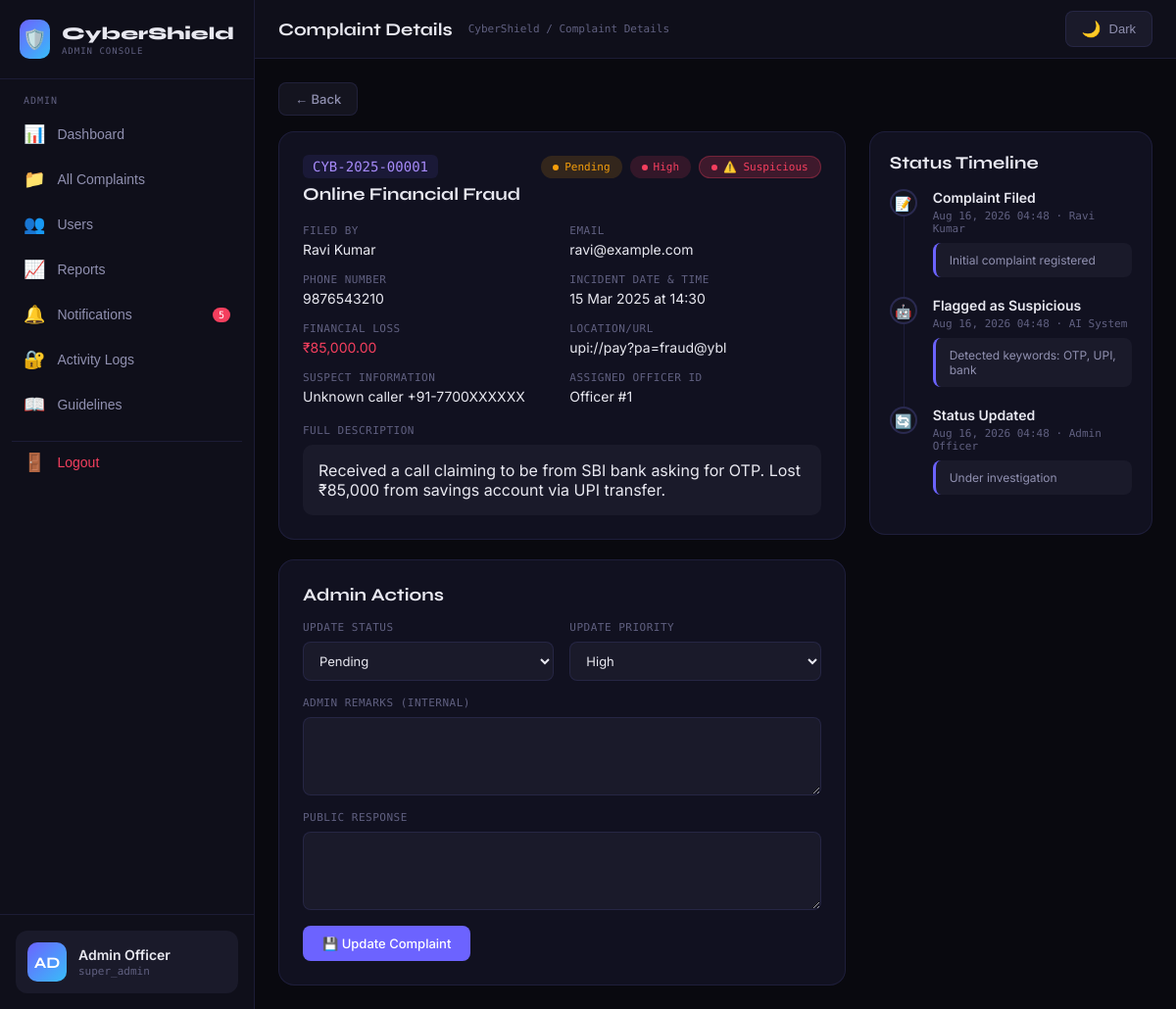
/complaint-detail.php?id=1 (signed in), run on the app's committed database.
### tables this page shows
CREATE TABLE IF NOT EXISTS complaints (
    id INT AUTO_INCREMENT PRIMARY KEY,
    complaint_num VARCHAR(50) UNIQUE NOT NULL,
    user_id INT,
    user_name VARCHAR(100) NOT NULL,
    user_email VARCHAR(100) NOT NULL,
    category VARCHAR(100) NOT NULL,
    type VARCHAR(100),
    description TEXT NOT NULL,
    incident_date DATE NOT NULL,
    incident_time TIME,
    location VARCHAR(255),
    suspect_info TEXT,
    financial_loss DECIMAL(15,2) DEFAULT 0,
    status ENUM('pending', 'in-progress', 'resolved', 'closed', 'fake') DEFAULT 'pending',
    priority ENUM('low', 'medium', 'high', 'critical') DEFAULT 'low',
    suspicious BOOLEAN DEFAULT FALSE,
    assigned_to INT NULL,
    assigned_date DATETIME NULL,
    resolved_date DATETIME NULL,
    resolution_notes TEXT,
    admin_remarks TEXT,
    public_response TEXT,
    admin_notified BOOLEAN DEFAULT FALSE,
    created_at TIMESTAMP DEFAULT CURRENT_TIMESTAMP,
    updated_at TIMESTAMP DEFAULT CURRENT_TIMESTAMP ON UPDATE CURRENT_TIMESTAMP,
    FOREIGN KEY (user_id) REFERENCES users(id) ON DELETE SET NULL,
    FOREIGN KEY (assigned_to) REFERENCES investigation_officers(id) ON DELETE SET NULL
);

CREATE TABLE IF NOT EXISTS users (
    id INT AUTO_INCREMENT PRIMARY KEY,
    name VARCHAR(100) NOT NULL,
    email VARCHAR(100) UNIQUE NOT NULL,
    password VARCHAR(255) NOT NULL,
    phone VARCHAR(20),
    created_at TIMESTAMP DEFAULT CURRENT_TIMESTAMP
);

CREATE TABLE IF NOT EXISTS complaint_timeline (
    id INT AUTO_INCREMENT PRIMARY KEY,
    complaint_id INT NOT NULL,
    action VARCHAR(100) NOT NULL,
    action_by VARCHAR(100) NOT NULL,
    note TEXT,
    created_at TIMESTAMP DEFAULT CURRENT_TIMESTAMP,
    FOREIGN KEY (complaint_id) REFERENCES complaints(id) ON DELETE CASCADE
);

### complaint-detail.php (the view, shortened to what this page needs)
<?php
require_once 'includes/functions.php';
$complaint_id = isset($_GET['id']) ? (int)$_GET['id'] : 0;
$conn = getConnection();
$user_id = $_SESSION['user_id'] ?? 0;
$isAdmin = isset($_SESSION['admin_id']);
$isOfficer = isset($_SESSION['officer_id']);
if ($isAdmin) {
    $stmt = $conn->prepare("SELECT c.*, u.name as user_name, u.email as user_email, u.phone as user_phone FROM complaints c JOIN users u ON c.user_id = u.id WHERE c.id = ?");
    $stmt->bind_param("i", $complaint_id);
} elseif ($isOfficer) {
    $officer_id = $_SESSION['officer_id'];
    $stmt = $conn->prepare("SELECT c.*, u.name as user_name, u.email as user_email, u.phone as user_phone FROM complaints c JOIN users u ON c.user_id = u.id WHERE c.id = ? AND c.assigned_to = ?");
    $stmt->bind_param("ii", $complaint_id, $officer_id);
} else {
    $stmt = $conn->prepare("SELECT c.*, u.name as user_name, u.email as user_email, u.phone as user_phone FROM complaints c JOIN users u ON c.user_id = u.id WHERE c.id = ? AND c.user_id = ?");
    $stmt->bind_param("ii", $complaint_id, $user_id);
}
$stmt->execute();
$complaint = $stmt->get_result()->fetch_assoc();
$timeline_stmt = $conn->prepare("SELECT * FROM complaint_timeline WHERE complaint_id = ? ORDER BY created_at ASC");
$timeline_stmt->bind_param("i", $complaint_id);
$timeline_stmt->execute();
$timeline = $timeline_stmt->get_result();
?>
<?php include 'includes/header.php'; ?>
<?php include 'includes/sidebar.php'; ?>
<div style="margin-bottom: 16px;">
    <button class="btn btn-ghost btn-sm" onclick="history.back()">← Back</button>
</div>
<div class="detail-grid">
    <div>
        <div class="card" style="padding: 24px; margin-bottom: 20px;">
            <div style="display: flex; justify-content: space-between; align-items: start; margin-bottom: 20px;">
                <div>
                    <span class="cid" style="font-size: 14px;"><?php echo $complaint['complaint_num']; ?></span>
                    <div class="section-title" style="margin-top: 8px;"><?php echo htmlspecialchars($complaint['category']); ?></div>
                </div>
                <div style="display: flex; gap: 8px; flex-wrap: wrap;">
                    <span class="pill pill-<?php echo str_replace('-', '', $complaint['status']); ?>"><?php echo ucfirst($complaint['status']); ?></span>
                    <span class="pill pill-<?php echo $complaint['priority']; ?>"><?php echo ucfirst($complaint['priority']); ?></span>
                    <?php if ($complaint['suspicious']): ?>
                        <span class="pill pill-suspicious">⚠️ Suspicious</span>
                    <?php endif; ?>
                </div>
            </div>
            <div style="display: grid; grid-template-columns: 1fr 1fr; gap: 16px; margin-bottom: 20px;">
                <div>
                    <div class="detail-key">Filed By</div>
                    <div class="detail-val"><?php echo htmlspecialchars($complaint['user_name']); ?></div>
                </div>
                <div>
                    <div class="detail-key">Email</div>
                    <div class="detail-val"><?php echo htmlspecialchars($complaint['user_email']); ?></div>
                </div>
                <div>
                    <div class="detail-key">Phone Number</div>
                    <div class="detail-val">
                        <?php
                        if (!empty($complaint['user_phone'])) {
                            echo htmlspecialchars($complaint['user_phone']);
                        } else {
                            echo '<span class="text-muted">Not provided</span>';
                        }
                        ?>
                    </div>
                </div>
                <div>
                    <div class="detail-key">Incident Date & Time</div>
                    <div class="detail-val"><?php echo date('d M Y', strtotime($complaint['incident_date'])); ?> at <?php echo substr($complaint['incident_time'], 0, 5); ?></div>
                </div>
                <div>
                    <div class="detail-key">Financial Loss</div>
                    <div class="detail-val" style="color: <?php echo $complaint['financial_loss'] > 0 ? 'var(--danger)' : 'var(--text3)'; ?>">
                        <?php echo $complaint['financial_loss'] > 0 ? '₹' . number_format($complaint['financial_loss'], 2) : 'None reported'; ?>
                    </div>
                </div>
                <div>
                    <div class="detail-key">Location/URL</div>
                    <div class="detail-val" style="word-break: break-all;"><?php echo htmlspecialchars($complaint['location'] ?: 'Not provided'); ?></div>
                </div>
                <div>
                    <div class="detail-key">Suspect Information</div>
                    <div class="detail-val"><?php echo htmlspecialchars($complaint['suspect_info'] ?: 'Not provided'); ?></div>
                </div>
                <?php if ($isAdmin || $isOfficer): ?>
                <div>
                    <div class="detail-key">Assigned Officer ID</div>
                    <div class="detail-val"><?php echo $complaint['assigned_to'] ? 'Officer #' . $complaint['assigned_to'] : 'Not assigned'; ?></div>
                </div>
                <?php endif; ?>
            </div>
            <div class="detail-field">
                <div class="detail-key">Full Description</div>
                <div style="background: var(--bg4); border-radius: 10px; padding: 16px; margin-top: 8px;">
                    <?php echo nl2br(htmlspecialchars($complaint['description'])); ?>
                </div>
            </div>
        </div>
        <?php if ($isAdmin): ?>
        <div class="card" style="padding: 24px;">
            <div class="section-title" style="margin-bottom: 16px;">Admin Actions</div>
            <form method="POST">
                <div class="form-grid">
                    <div class="form-group">
                        <label class="form-label">Update Status</label>
                        <select name="status" class="form-select">
                            <option value="pending" <?php echo $complaint['status'] == 'pending' ? 'selected' : ''; ?>>Pending</option>
                        </select>
                    </div>
                    <div class="form-group">
                        <label class="form-label">Update Priority</label>
                        <select name="priority" class="form-select">
                            <option value="high" <?php echo $complaint['priority'] == 'high' ? 'selected' : ''; ?>>High</option>
                        </select>
                    </div>
                    <div class="form-group full">
                        <label class="form-label">Admin Remarks (Internal)</label>
                        <textarea name="admin_remarks" class="form-textarea" style="min-height: 80px;"><?php echo htmlspecialchars($complaint['admin_remarks'] ?? ''); ?></textarea>
                    </div>
                    <div class="form-group full">
                        <label class="form-label">Public Response</label>
                        <textarea name="public_response" class="form-textarea" style="min-height: 80px;"><?php echo htmlspecialchars($complaint['public_response'] ?? ''); ?></textarea>
                    </div>
                </div>
                <button type="submit" name="update_status" class="btn btn-primary" style="margin-top: 16px;">💾 Update Complaint</button>
            </form>
        </div>
        <?php endif; ?>
    </div>
    <div>
        <div class="card" style="padding: 20px;">
            <div class="section-title" style="margin-bottom: 16px;">Status Timeline</div>
            <?php if ($timeline && $timeline->num_rows > 0): ?>
            <ul class="timeline">
                <?php while ($event = $timeline->fetch_assoc()): ?>
                <li class="timeline-item">
                    <div class="tl-dot">
                        <?php
                        if (strpos($event['action'], 'Filed') !== false) echo '📝';
                        elseif (strpos($event['action'], 'Suspicious') !== false) echo '🤖';
                        elseif (strpos($event['action'], 'resolved') !== false) echo '✅';
                        else echo '🔄';
                        ?>
                    </div>
                    <div class="tl-content">
                        <div class="tl-title"><?php echo htmlspecialchars($event['action']); ?></div>
                        <div class="tl-meta"><?php echo date('M d, Y H:i', strtotime($event['created_at'])); ?> · <?php echo htmlspecialchars($event['action_by']); ?></div>
                        <?php if ($event['note']): ?>
                            <div class="tl-note"><?php echo htmlspecialchars($event['note']); ?></div>
                        <?php endif; ?>
                    </div>
                </li>
                <?php endwhile; ?>
            </ul>
            <?php endif; ?>
        </div>
    </div>
</div>
<?php include 'includes/footer.php'; ?>

### css/style.css (style rules this page uses)
:root { --bg: #09090f; --bg2: #0f0f1a; --bg3: #14141f; --bg4: #1a1a2a; --border: rgba(120,120,255,0.12); --border2: rgba(120,120,255,0.22); --accent: #6c63ff; --accent2: #a78bfa; --accent3: #38bdf8; --danger: #f43f5e; --warning: #f59e0b; --success: #10b981; --text: #e8e8f0; --text2: #9090b0; --text3: #606080; --card: #111120; --card2: #161628; --mono: 'DM Mono', monospace; --sans: 'Inter', sans-serif; --display: 'Syne', sans-serif; }
* { margin: 0; padding: 0; box-sizing: border-box; }
body { font-family: var(--sans); background: var(--bg); color: var(--text); min-height: 100vh; overflow-x: hidden; }
.btn { display: inline-flex; align-items: center; gap: 8px; padding: 8px 20px; border-radius: 10px; font-size: 13px; font-weight: 600; cursor: pointer; border: none; transition: all 0.15s; font-family: var(--sans); text-decoration: none; }
.btn-primary { background: var(--accent); color: white; }
.btn-ghost { background: transparent; border: 1px solid var(--border2); color: var(--text2); }
.btn-sm { padding: 6px 14px; font-size: 12px; }
.form-grid { display: grid; grid-template-columns: 1fr 1fr; gap: 20px; }
.form-group { display: flex; flex-direction: column; gap: 8px; }
.form-group.full { grid-column: 1/-1; }
.form-label { font-size: 12px; font-family: var(--mono); color: var(--text3); text-transform: uppercase; letter-spacing: 0.5px; }
.form-input, .form-select, .form-textarea { background: var(--bg4); border: 1px solid var(--border); border-radius: 10px; padding: 12px 14px; color: var(--text); font-size: 14px; font-family: var(--sans); outline: none; transition: all 0.15s; }
.form-textarea { resize: vertical; min-height: 120px; }
.card { background: var(--card); border: 1px solid var(--border); border-radius: 16px; overflow: hidden; }
.pill { display: inline-flex; align-items: center; gap: 6px; padding: 4px 12px; border-radius: 20px; font-size: 11px; font-family: var(--mono); font-weight: 500; }
.pill::before { content: ''; width: 6px; height: 6px; border-radius: 50%; background: currentColor; }
.pill-pending { background: rgba(245,158,11,0.15); color: var(--warning); }
.pill-high { background: rgba(244,63,94,0.15); color: var(--danger); }
.pill-suspicious { background: rgba(244,63,94,0.2); color: var(--danger); border: 1px solid rgba(244,63,94,0.3); }
.cid { font-family: var(--mono); font-size: 11px; color: var(--accent2); background: rgba(108,99,255,0.1); padding: 4px 10px; border-radius: 6px; }
.section-title { font-family: var(--display); font-size: 18px; font-weight: 700; color: var(--text); }
.detail-grid { display: grid; grid-template-columns: 2fr 1fr; gap: 24px; }
.detail-key { font-size: 11px; font-family: var(--mono); color: var(--text3); text-transform: uppercase; margin-bottom: 6px; }
.detail-val { font-size: 14px; color: var(--text); }
.timeline { padding: 0; list-style: none; }
.timeline-item { display: flex; gap: 16px; padding-bottom: 20px; position: relative; }
.timeline-item::before { content: ''; position: absolute; left: 14px; top: 28px; bottom: 0; width: 1px; background: var(--border); }
.timeline-item:last-child::before { display: none; }
.tl-dot { width: 28px; height: 28px; border-radius: 50%; border: 2px solid var(--border2); display: flex; align-items: center; justify-content: center; font-size: 14px; flex-shrink: 0; background: var(--bg3); }
.tl-title { font-size: 14px; font-weight: 600; color: var(--text); }
.tl-meta { font-size: 11px; color: var(--text3); font-family: var(--mono); margin-top: 4px; }
.tl-note { font-size: 12px; color: var(--text2); margin-top: 8px; background: var(--bg4); padding: 10px 14px; border-radius: 8px; border-left: 3px solid var(--accent); }

### includes/sidebar.php (style rules this page uses)
.btn { padding: 8px 16px; border-radius: 8px; font-weight: 500; cursor: pointer; transition: all 0.2s; border: none; font-size: 13px; }
.btn-ghost { background: var(--bg3); color: var(--text2); border: 1px solid var(--border); }

### data on the page
complaints: complaint_num "CYB-2025-00001", category "Online Financial Fraud", status "Pending", priority "High", user.name "Ravi Kumar", user.email "ravi@example.com", user.phone "9876543210", incident_date "15 Mar 2025", incident_time "14:30", financial_loss "85,000.00", location "upi://pay?pa=fraud@ybl", suspect_info "Unknown caller +91-7700XXXXXX", assigned_to "1", description "Received a call claiming to be from SBI bank asking for OTP. Lost ₹85,000 from savings account via UPI transfer."
complaint_timeline: action "Complaint Filed", created_at "Aug 16, 2026 04:48", action_by "Ravi Kumar", note "Initial complaint registered"
complaint_timeline: action "Flagged as Suspicious", created_at "Aug 16, 2026 04:48", action_by "AI System", note "Detected keywords: OTP, UPI, bank"
complaint_timeline: action "Status Updated", created_at "Aug 16, 2026 04:48", action_by "Admin Officer", note "Under investigation"

### other printed values
$adminUnreadCount "5"
$initials "AD"
$userName "Admin Officer"
$userRole "super_admin"
$pageTitle "Complaint Details"
